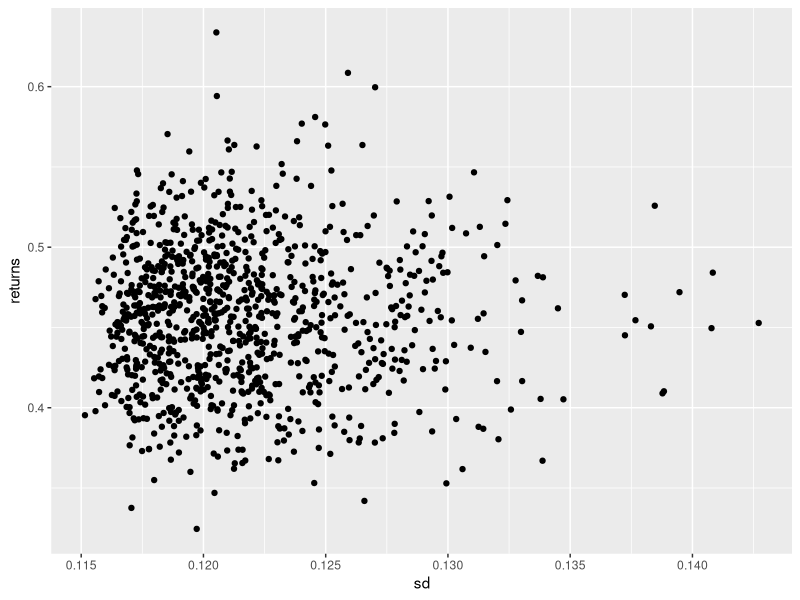
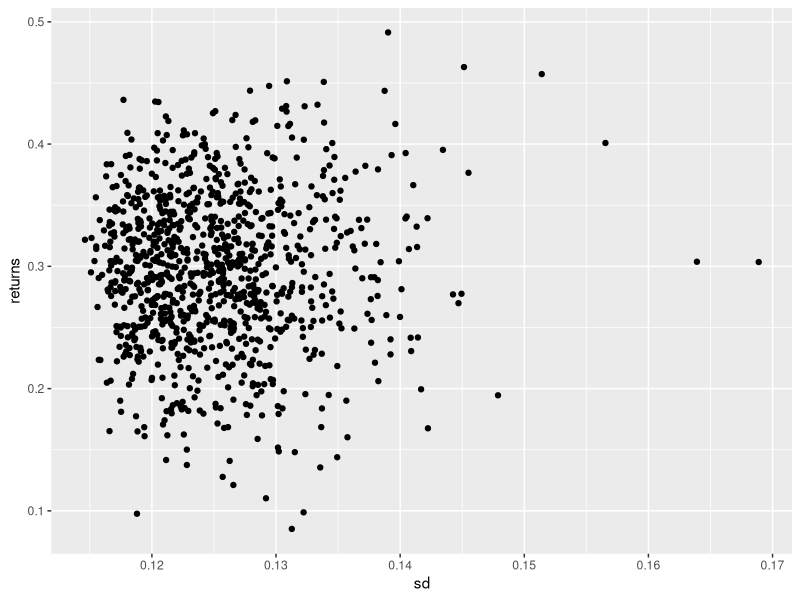

Reproduce these figures in R, in order.
## ---- chunk 1
library(tidyverse)
period1 <- read_csv('stock_period1.csv')
colnames(period1)[1] <- 'col1'
period1 <- period1%>%
  column_to_rownames('col1')


period2 <- read_csv('stock_period2.csv')
colnames(period2)[1] <- 'col1'
period2 <- period2%>%
  column_to_rownames('col1')
## ---- chunk 2
n_1 = 1000

portfolio = data.frame()
portfolio$returns <- double()
portfolio$sd <- double()
portfolio$`returns/sd` <- double()

weights_array = list()


total_returns = as.double(((tail(period1,1)-head(period1,1))/head(period1,1))[1,])
num_of_portfolios = n_1
num_of_stocks = ncol(period1)
stock_returns = lead(period1,1)/period1-1

for (i in 1:num_of_portfolios){
  rnd_nums = runif(12)
  weights = rnd_nums/sum(rnd_nums)
  
  weights_array <- append(weights_array,weights)
  portfolio[i,'returns'] <- sum(total_returns*weights)
  portfolio_returns <- stock_returns*t(weights)
  portfolio[i,'sd'] <- sd(na.omit(rowSums(portfolio_returns)))*sqrt(252)
  portfolio[i,'returns/sd'] <- (portfolio[i,1])/as.double(portfolio[i,2])
  
  
   
  
}

ggplot(portfolio)+
 geom_point(aes(x=sd,y=returns))



## ---- chunk 3
n_2 = 1000

portfolio = data.frame()
portfolio$returns <- double()
portfolio$sd <- double()
portfolio$`returns/sd` <- double()

weights_array = list()


total_returns = as.double(((tail(period2,1)-head(period2,1))/head(period2,1))[1,])
num_of_portfolios = n_1
num_of_stocks = ncol(period2)
stock_returns = lead(period2,1)/period2-1

for (i in 1:num_of_portfolios){
  rnd_nums = runif(12)
  weights = rnd_nums/sum(rnd_nums)
  
  weights_array <- append(weights_array,weights)
  portfolio[i,'returns'] <- sum(total_returns*weights)
  portfolio_returns <- stock_returns*t(weights)
  portfolio[i,'sd'] <- sd(na.omit(rowSums(portfolio_returns)))*sqrt(252)
  portfolio[i,'returns/sd'] <- (portfolio[i,1])/as.double(portfolio[i,2])
  
  
   
  
}

ggplot(portfolio)+
 geom_point(aes(x=sd,y=returns))




